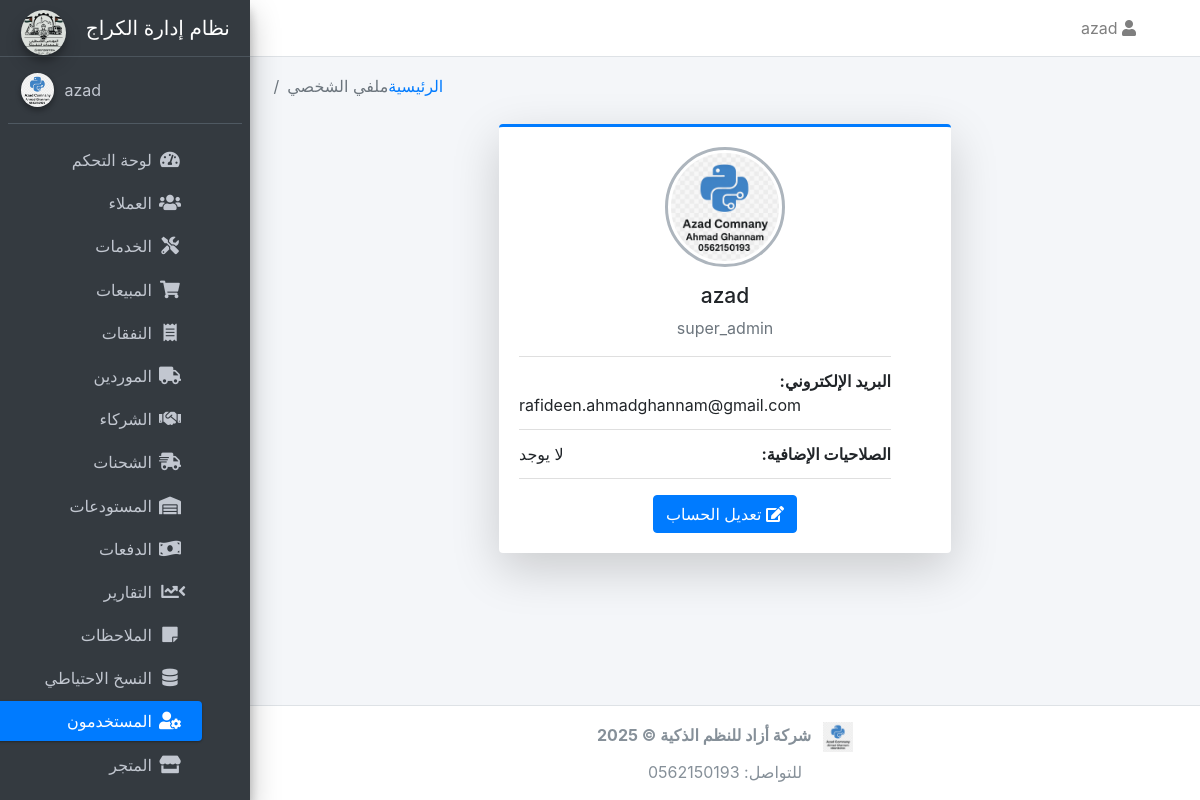
The page /users/profile (signed in) on the database its author committed.
### models.py (models this page shows, shortened)
class TimestampMixin:
    created_at = db.Column(db.DateTime, default=datetime.utcnow, nullable=False)
    updated_at = db.Column(db.DateTime, default=datetime.utcnow, onupdate=datetime.utcnow, nullable=False)

class User(db.Model, UserMixin, TimestampMixin):
    __tablename__ = "users"
    id = db.Column(db.Integer, primary_key=True)
    username = db.Column(db.String(50), unique=True, nullable=False)
    email = db.Column(db.String(120), unique=True, nullable=False)
    password_hash = db.Column(db.String(128), nullable=False)
    role_id = db.Column(db.Integer, db.ForeignKey("roles.id"))
    is_active = db.Column(db.Boolean, default=True)
    last_login = db.Column(db.DateTime)
    role = db.relationship("Role", backref="users")
    extra_permissions = db.relationship(
        "Permission",
        secondary=user_permissions,
        backref=db.backref("users_extra", lazy="dynamic"),
        lazy="dynamic",
    )
    service_requests = db.relationship("ServiceRequest", back_populates="mechanic", lazy="dynamic")
    sales = db.relationship("Sale", back_populates="seller", cascade="all, delete-orphan")

class Role(db.Model):
    __tablename__ = "roles"
    id = db.Column(db.Integer, primary_key=True)
    name = db.Column(db.String(50), unique=True, nullable=False)
    description = db.Column(db.String(200))
    is_default = db.Column(db.Boolean, default=False)
    permissions = db.relationship(
        "Permission",
        secondary=role_permissions,
        lazy="selectin",
        backref=db.backref("roles", lazy="selectin"),
    )

### routes/users.py (the view)
@users_bp.route("/profile", methods=["GET"], endpoint="profile")
@login_required
def profile():
    return render_template("users/profile.html", user=current_user)

### app.py (called while the page is built, shortened)
@login_manager.user_loader
def load_user(user_id):
    from sqlalchemy.orm import joinedload, lazyload
    from sqlalchemy import select
    uid_str = str(user_id or "").strip()
    try:
        ident = int(uid_str)
    except Exception:
        return None
    stmt_user = (
        select(User)
        .options(joinedload(User.role).joinedload(Role.permissions))
        .where(User.id == ident)
    )
    user = db.session.execute(stmt_user).unique().scalar_one_or_none()
    if user:
        return user
    stmt_cust = select(Customer).options(lazyload("*")).where(Customer.id == ident)
    return db.session.execute(stmt_cust).scalar_one_or_none()

### templates/users/profile.html (shortened to what this page needs)
{% extends "base.html" %}
{% block breadcrumb %}
<li class="breadcrumb-item"><a href="{{ url_for('main.dashboard') }}">الرئيسية</a></li>
<li class="breadcrumb-item active">ملفي الشخصي</li>
{% endblock %}
{% block content %}
<div class="container-fluid" dir="rtl">
  <div class="row justify-content-center">
    <div class="col-md-6">
      <div class="card card-primary card-outline shadow-lg">
        <div class="card-body box-profile text-center">
          <div class="mb-3">
            <img class="profile-user-img img-fluid img-circle"
                 src="{{ url_for('static', filename='img/azad_logo.png') }}"
                 alt="User profile picture"
                 style="width: 120px; height: 120px;">
          </div>
          <h3 class="profile-username text-center">{{ user.username }}</h3>
          <p class="text-muted">{{ user.role.name if user.role else "بدون دور" }}</p>
          <ul class="list-group list-group-unbordered mb-3 text-right">
            <li class="list-group-item">
              <b>البريد الإلكتروني:</b> <span class="float-left">{{ user.email or "غير محدد" }}</span>
            </li>
            <li class="list-group-item">
              <b>الصلاحيات الإضافية:</b>
              <span class="float-left">
                {% if user.extra_permissions.count() %}
                  {{ user.extra_permissions.all() | map(attribute='name') | join(', ') }}
                {% else %}
                  لا يوجد
                {% endif %}
              </span>
            </li>
          </ul>
          <a href="{{ url_for('users_bp.edit_user', user_id=user.id) }}" class="btn btn-primary">
            <i class="fas fa-edit"></i> تعديل الحساب
          </a>
        </div>
      </div>
    </div>
  </div>
</div>
{% endblock %}

### templates/partials/navbar.html (shortened to what this page needs)
<nav class="main-header navbar navbar-expand navbar-white navbar-light">
  <ul class="navbar-nav ml-auto">
    <li class="nav-item dropdown">
      <a class="nav-link" data-toggle="dropdown" href="#">
        <i class="fas fa-user"></i>
        {{ current_user.username if current_user.is_authenticated else "ضيف" }}
      </a>
    </li>
  </ul>
</nav>

### templates/partials/sidebar.html (shortened to what this page needs)
<aside class="main-sidebar sidebar-dark-primary elevation-4" dir="rtl">
  <a href="{{ url_for('main.dashboard') }}" class="brand-link text-center">
    <img src="{{ url_for('static', filename='img/logo.png') }}"
         alt="Garage Logo"
         class="brand-image img-circle elevation-3"
         style="opacity:.9; max-height:45px;">
    <span class="brand-text font-weight-light d-block">نظام إدارة الكراج</span>
  </a>
  <div class="sidebar">
    <div class="user-panel mt-3 pb-3 mb-3 d-flex justify-content-end">
      <div class="info text-right">
        <a href="{{ url_for('users_bp.profile') }}" class="d-block">
          {{ current_user.username if current_user.is_authenticated else "ضيف" }}
        </a>
      </div>
      <div class="image">
        <img src="{{ url_for('static', filename='img/azad_logo.png') }}"
             class="img-circle elevation-2"
             alt="User Image">
      </div>
    </div>
    <nav class="mt-2">
      <ul class="nav nav-pills nav-sidebar flex-column text-right"
          data-widget="treeview"
          role="menu"
          data-accordion="false">
        <li class="nav-item">
          <a href="{{ url_for('main.dashboard') }}"
             class="nav-link {% if request.endpoint == 'main.dashboard' %}active{% endif %}">
            <i class="nav-icon fas fa-tachometer-alt"></i>
            <p>لوحة التحكم</p>
          </a>
        </li>
        <li class="nav-item">
          <a href="{{ url_for('customers_bp.list_customers') }}"
             class="nav-link {% if request.blueprint == 'customers_bp' %}active{% endif %}">
            <i class="nav-icon fas fa-users"></i>
            <p>العملاء</p>
          </a>
        </li>
        <li class="nav-item">
          <a href="{{ url_for('service.list_requests') }}"
             class="nav-link {% if request.blueprint == 'service' %}active{% endif %}">
            <i class="nav-icon fas fa-tools"></i>
            <p>الخدمات</p>
          </a>
        </li>
        <li class="nav-item">
          <a href="{{ url_for('sales_bp.list_sales') }}"
             class="nav-link {% if request.blueprint == 'sales_bp' %}active{% endif %}">
            <i class="nav-icon fas fa-shopping-cart"></i>
            <p>المبيعات</p>
          </a>
        </li>
        <li class="nav-item">
          <a href="{{ url_for('expenses_bp.list_expenses') }}"
             class="nav-link {% if request.blueprint == 'expenses_bp' %}active{% endif %}">
            <i class="nav-icon fas fa-receipt"></i>
            <p>النفقات</p>
          </a>
        </li>
        <li class="nav-item">
          <a href="{{ url_for('vendors_bp.suppliers_list') }}"
             class="nav-link {% if request.blueprint == 'vendors_bp' %}active{% endif %}">
            <i class="nav-icon fas fa-truck"></i>
            <p>الموردين</p>
          </a>
        </li>
        <li class="nav-item">
          <a href="{{ url_for('vendors_bp.partners_list') }}"
             class="nav-link {% if request.blueprint == 'vendors_bp' %}active{% endif %}">
            <i class="nav-icon fas fa-handshake"></i>
            <p>الشركاء</p>
          </a>
        </li>
        <li class="nav-item">
          <a href="{{ url_for('shipments_bp.list_shipments') }}"
             class="nav-link {% if request.blueprint == 'shipments_bp' %}active{% endif %}">
            <i class="nav-icon fas fa-shipping-fast"></i>
            <p>الشحنات</p>
          </a>
        </li>
        <li class="nav-item">
          <a href="{{ url_for('warehouse_bp.list') }}"
             class="nav-link {% if request.blueprint == 'warehouse_bp' %}active{% endif %}">
            <i class="nav-icon fas fa-warehouse"></i>
            <p>المستودعات</p>
          </a>
        </li>
        <li class="nav-item">
          <a href="{{ url_for('payments.list_payments') }}"
             class="nav-link {% if request.blueprint == 'payments' %}active{% endif %}">
            <i class="nav-icon fas fa-money-bill-wave"></i>
            <p>الدفعات</p>
          </a>
        </li>
        {% set is_reports = (request.blueprint == 'reports_bp') %}
        <li class="nav-item has-treeview {% if is_reports %}menu-open{% endif %}">
          <a href="{{ url_for('reports_bp.universal') }}"
             class="nav-link {% if is_reports and request.endpoint == 'reports_bp.universal' %}active{% endif %}">
            <i class="nav-icon fas fa-chart-line"></i>
            <p>
              التقارير
              <i class="right fas fa-angle-left"></i>
            </p>
          </a>
        </li>
        <li class="nav-item">
          <a href="{{ url_for('notes_bp.list_notes') }}"
             class="nav-link {% if request.blueprint == 'notes_bp' %}active{% endif %}">
            <i class="nav-icon fas fa-sticky-note"></i>
            <p>الملاحظات</p>
          </a>
        </li>
        <li class="nav-item">
          <a href="{{ url_for('main.backup_db') }}"
             class="nav-link {% if request.endpoint in ['main.backup_db','main.restore_db'] %}active{% endif %}">
            <i class="nav-icon fas fa-database"></i>
            <p>النسخ الاحتياطي</p>
          </a>
        </li>
        <li class="nav-item">
          <a href="{{ url_for('users_bp.list_users') }}"
             class="nav-link {% if request.blueprint == 'users_bp' %}active{% endif %}">
            <i class="nav-icon fas fa-user-cog"></i>
            <p>المستخدمون</p>
          </a>
        </li>
        <li class="nav-item">
          <a href="{{ url_for('shop.catalog') }}"
             class="nav-link {% if request.blueprint == 'shop' %}active{% endif %}">
            <i class="nav-icon fas fa-store"></i>
            <p>المتجر</p>
          </a>
        </li>
      </ul>
    </nav>
  </div>
</aside>

### rows shown on the page
User: is_active+username "azad", username "azad", email "rafideen.ahmadghannam@gmail.com"
Role: role "super_admin"
